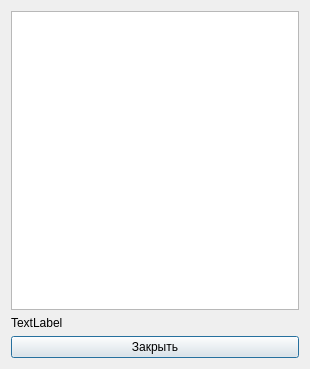
<?xml version="1.0" encoding="UTF-8"?>
<ui version="4.0">
 <class>CartWindow</class>
 <widget class="QDialog" name="CartWindow">
  <property name="geometry">
   <rect>
    <x>0</x>
    <y>0</y>
    <width>310</width>
    <height>369</height>
   </rect>
  </property>
  <property name="windowTitle">
   <string> Корзина</string>
  </property>
  <layout class="QVBoxLayout" name="verticalLayout">
   <item>
    <widget class="QListWidget" name="listWidget"/>
   </item>
   <item>
    <widget class="QLabel" name="label">
     <property name="text">
      <string>TextLabel</string>
     </property>
    </widget>
   </item>
   <item>
    <widget class="QPushButton" name="btn_close">
     <property name="text">
      <string>Закрыть</string>
     </property>
    </widget>
   </item>
  </layout>
 </widget>
 <resources/>
 <connections>
  <connection>
   <sender>btn_close</sender>
   <signal>clicked()</signal>
   <receiver>CartWindow</receiver>
   <slot>close()</slot>
   <hints>
    <hint type="sourcelabel">
     <x>154</x>
     <y>348</y>
    </hint>
    <hint type="destinationlabel">
     <x>154</x>
     <y>184</y>
    </hint>
   </hints>
  </connection>
 </connections>
</ui>
